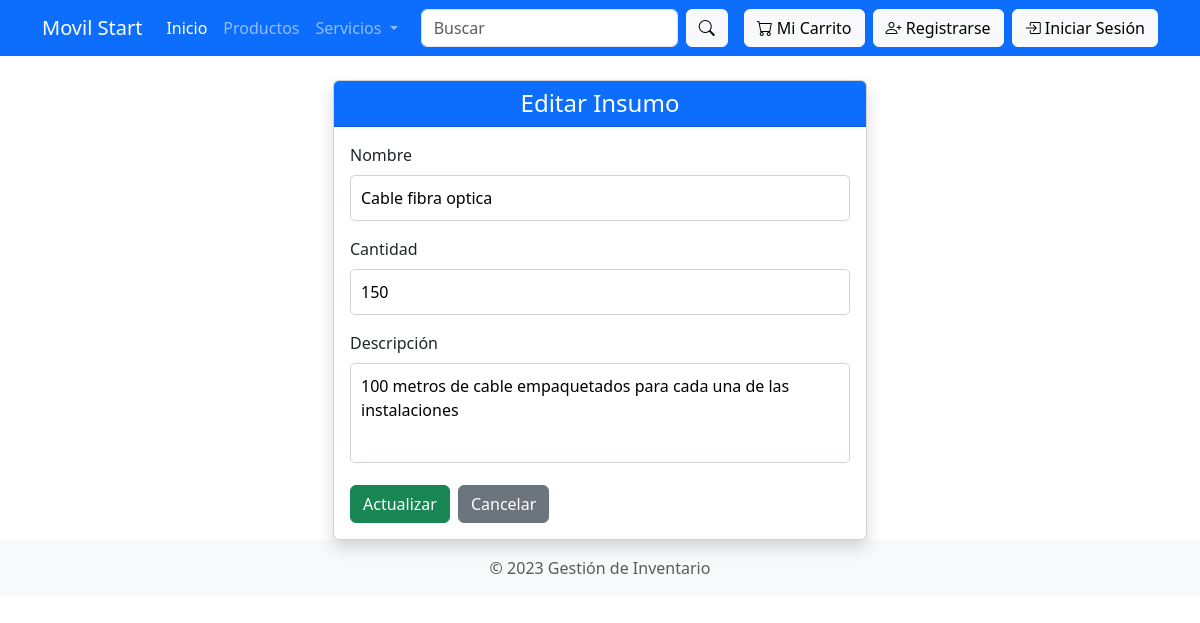
/insumos/update/1/, run on the app's committed database.
### insumos/models.py (models this page shows, shortened)
class Insumo(models.Model):
    nombre = models.CharField(max_length=100)
    cantidad = models.IntegerField()
    descripcion = models.TextField()
    class Meta:
        app_label = 'insumos'

### insumos/views.py (the view)
# urls.py: path('update/<int:pk>/', views.update_insumo, name='update_insumo'),
def update_insumo(request, pk):
    insumo = get_object_or_404(Insumo, pk=pk)
    if request.method == 'POST':
        form = InsumoForm(request.POST, instance=insumo)
        if form.is_valid():
            form.save()
            return redirect('list_insumos')
    else:
        form = InsumoForm(instance=insumo)
    return render(request, 'insumos/update_insumo.html', {'form': form})

### insumos/forms.py
class InsumoForm(forms.ModelForm):
    class Meta:
        model = Insumo
        fields = ['nombre', 'cantidad', 'descripcion']

### templates/insumos/update_insumo.html (shortened to what this page needs)
{% extends 'base.html' %}
{% block content %}
<div class="container mt-4">
    <div class="row justify-content-center">
        <div class="col-md-6">
            <div class="card shadow">
                <div class="card-header bg-primary text-white">
                    <h4 class="mb-0 text-center">Editar Insumo</h4>
                </div>
                <div class="card-body">
                    <form method="POST">
                        <div class="mb-3">
                            <label for="{{ form.nombre.id_for_label }}" class="form-label">Nombre</label>
                            {{ form.nombre }}
                        </div>
                        <div class="mb-3">
                            <label for="{{ form.cantidad.id_for_label }}" class="form-label">Cantidad</label>
                            {{ form.cantidad }}
                        </div>
                        <div class="mb-3">
                            <label for="{{ form.descripcion.id_for_label }}" class="form-label">Descripción</label>
                            {{ form.descripcion }}
                        </div>
                        <div class="d-flex justify-content-start">
                            <button type="submit" class="btn btn-success me-2">Actualizar</button>
                            <a href="{% url 'list_insumos' %}" class="btn btn-secondary">Cancelar</a>
                        </div>
                    </form>
                </div>
            </div>
        </div>
    </div>
</div>
{% endblock %}

### templates/insumos/update_insumo.html (style rules this page uses)
input, textarea { width: 100%; padding: 10px; border: 1px solid #ced4da; border-radius: 5px; font-size: 16px; }
textarea { resize: none; height: 100px; }

### data on the page
Insumo: nombre "Cable fibra optica", cantidad "150", descripcion "100 metros de cable empaquetados para cada una de las instalaciones"
